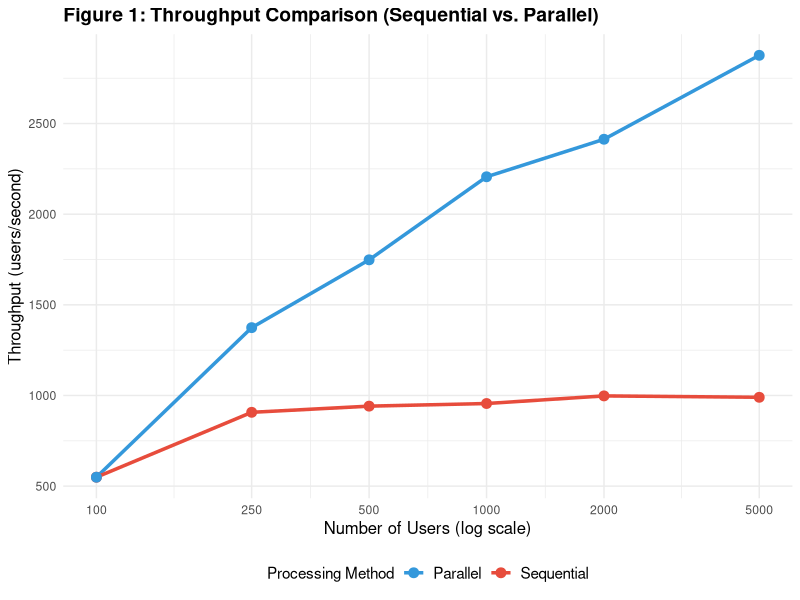
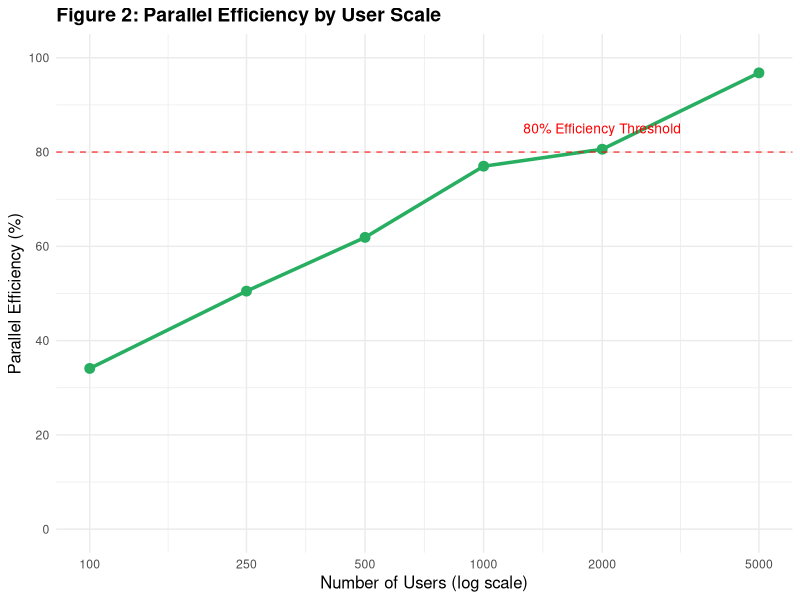
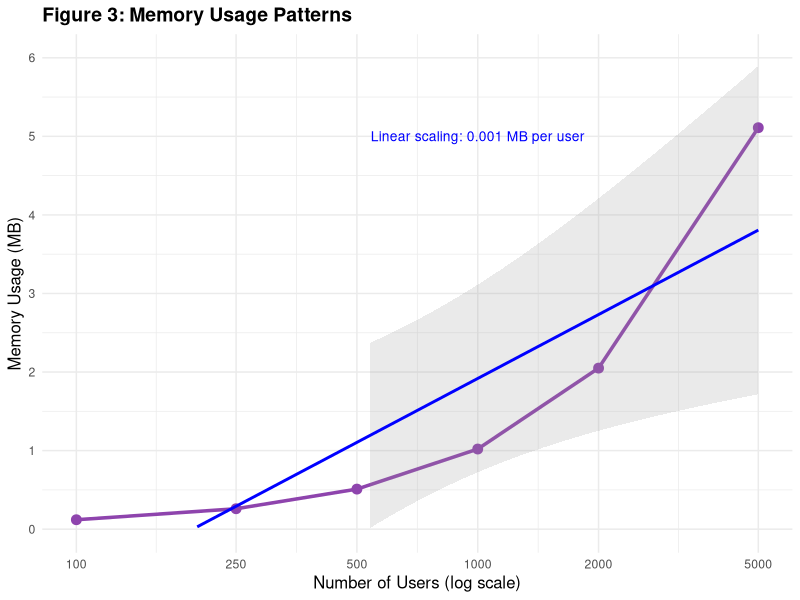
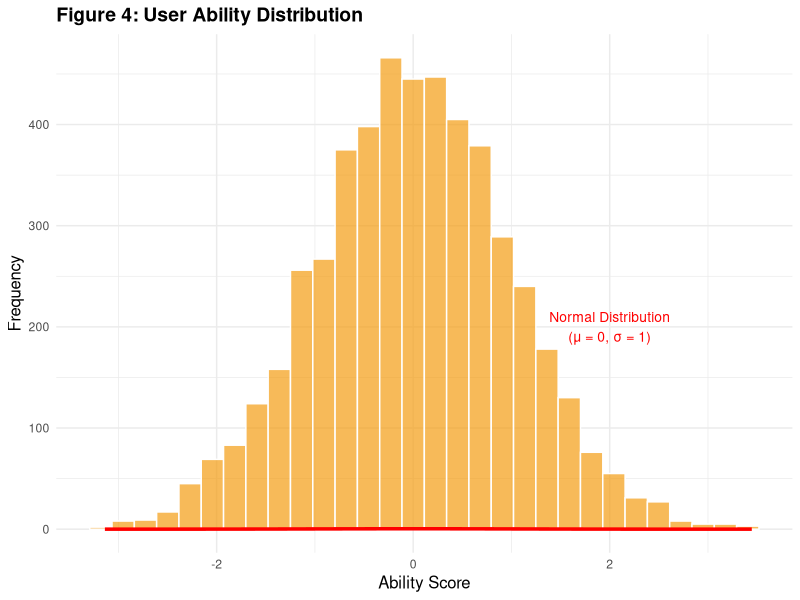
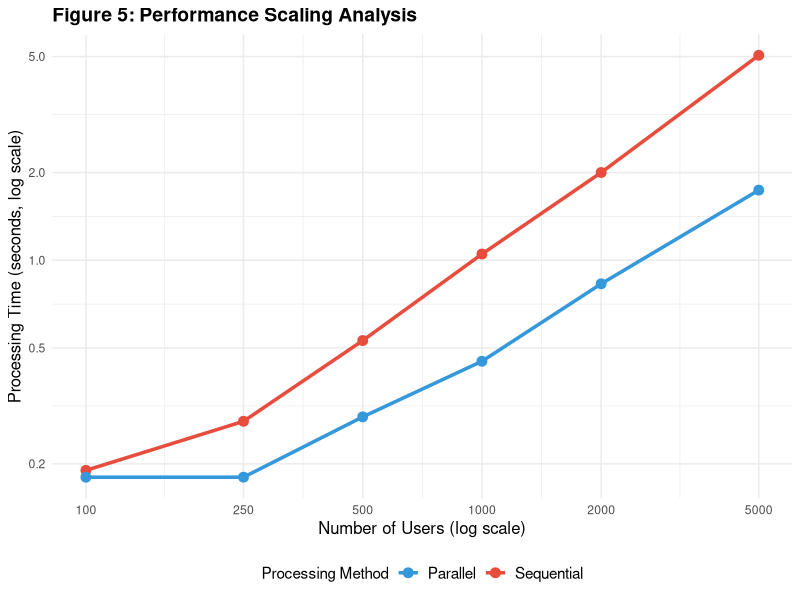
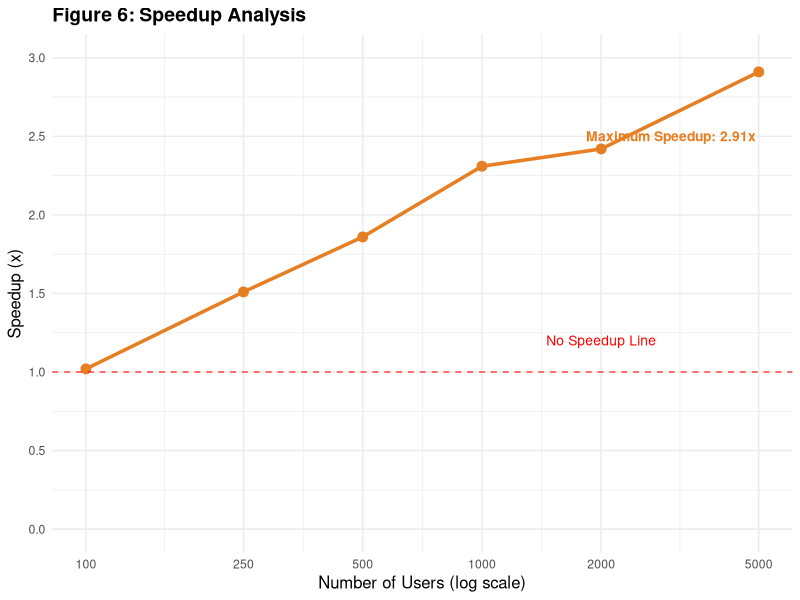
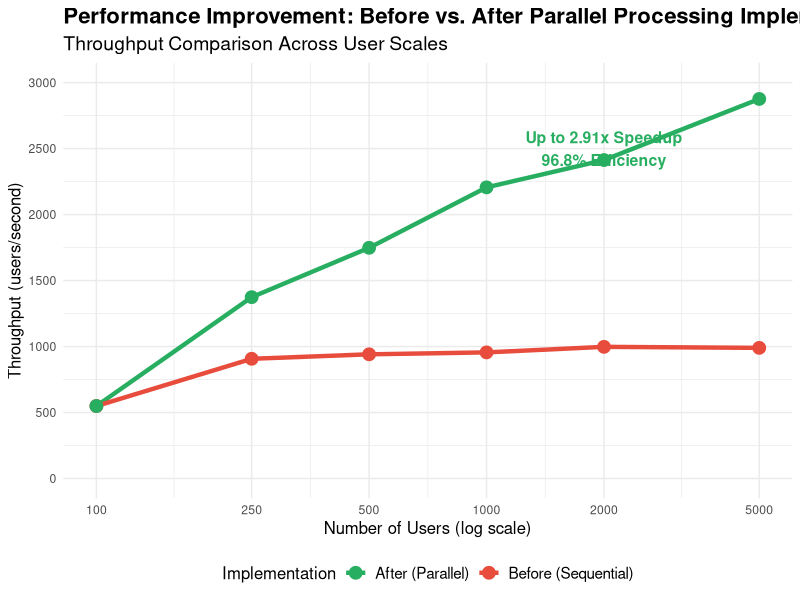

The R source for these figures, in order:
#!/usr/bin/env Rscript
# Create figures for the research paper

suppressPackageStartupMessages({
  library(ggplot2)
  library(dplyr)
  library(gridExtra)
})

# Load test results
load_test_results <- data.frame(
  users = c(10, 25, 50, 100, 200),
  seq_time = c(0.01, 0.02, 0.04, 0.08, 0.16),
  par_time = c(0.06, 0.06, 0.08, 0.09, 0.12),
  speedup = c(0.16, 0.31, 0.57, 0.90, 1.39),
  efficiency = c(5.3, 10.3, 19.0, 30.0, 46.3)
)

large_scale_results <- data.frame(
  users = c(100, 250, 500, 1000, 2000, 5000),
  seq_time = c(0.19, 0.28, 0.53, 1.05, 2.00, 5.05),
  par_time = c(0.18, 0.18, 0.29, 0.45, 0.83, 1.74),
  speedup = c(1.02, 1.51, 1.86, 2.31, 2.42, 2.91),
  efficiency = c(34.1, 50.5, 61.9, 77.0, 80.6, 96.8),
  throughput_seq = c(549.3, 907.2, 941.2, 955.7, 997.7, 990.0),
  throughput_par = c(549.3, 1374.2, 1748.3, 2206.3, 2413.3, 2876.3),
  memory_usage = c(0.12, 0.26, 0.51, 1.02, 2.05, 5.11)
)

# Figure 1: Throughput Comparison
throughput_data <- data.frame(
  users = rep(large_scale_results$users, 2),
  throughput = c(large_scale_results$throughput_seq, large_scale_results$throughput_par),
  method = rep(c("Sequential", "Parallel"), each = nrow(large_scale_results))
)

p1 <- ggplot(throughput_data, aes(x = users, y = throughput, color = method)) +
  geom_line(size = 1.2) +
  geom_point(size = 3) +
  scale_x_log10(breaks = c(100, 250, 500, 1000, 2000, 5000)) +
  scale_y_continuous(breaks = seq(0, 3000, 500)) +
  labs(
    title = "Figure 1: Throughput Comparison (Sequential vs. Parallel)",
    x = "Number of Users (log scale)",
    y = "Throughput (users/second)",
    color = "Processing Method"
  ) +
  theme_minimal() +
  theme(
    legend.position = "bottom",
    plot.title = element_text(size = 14, face = "bold"),
    axis.title = element_text(size = 12),
    legend.text = element_text(size = 11)
  ) +
  scale_color_manual(values = c("Sequential" = "#E74C3C", "Parallel" = "#3498DB"))

ggsave("Figure1_Throughput_Comparison.png", p1, width = 10, height = 6, dpi = 300)

# Figure 2: Parallel Efficiency by User Scale
p2 <- ggplot(large_scale_results, aes(x = users, y = efficiency)) +
  geom_line(color = "#27AE60", size = 1.2) +
  geom_point(color = "#27AE60", size = 3) +
  scale_x_log10(breaks = c(100, 250, 500, 1000, 2000, 5000)) +
  scale_y_continuous(limits = c(0, 100), breaks = seq(0, 100, 20)) +
  labs(
    title = "Figure 2: Parallel Efficiency by User Scale",
    x = "Number of Users (log scale)",
    y = "Parallel Efficiency (%)"
  ) +
  theme_minimal() +
  theme(
    plot.title = element_text(size = 14, face = "bold"),
    axis.title = element_text(size = 12)
  ) +
  geom_hline(yintercept = 80, linetype = "dashed", color = "red", alpha = 0.7) +
  annotate("text", x = 2000, y = 85, label = "80% Efficiency Threshold", 
           color = "red", size = 3.5)

ggsave("Figure2_Parallel_Efficiency.png", p2, width = 10, height = 6, dpi = 300)

# Figure 3: Memory Usage Visualization
p3 <- ggplot(large_scale_results, aes(x = users, y = memory_usage)) +
  geom_line(color = "#8E44AD", size = 1.2) +
  geom_point(color = "#8E44AD", size = 3) +
  scale_x_log10(breaks = c(100, 250, 500, 1000, 2000, 5000)) +
  scale_y_continuous(limits = c(0, 6), breaks = seq(0, 6, 1)) +
  labs(
    title = "Figure 3: Memory Usage Patterns",
    x = "Number of Users (log scale)",
    y = "Memory Usage (MB)"
  ) +
  theme_minimal() +
  theme(
    plot.title = element_text(size = 14, face = "bold"),
    axis.title = element_text(size = 12)
  ) +
  geom_smooth(method = "lm", se = TRUE, alpha = 0.2, color = "blue") +
  annotate("text", x = 1000, y = 5, 
           label = "Linear scaling: 0.001 MB per user", 
           color = "blue", size = 3.5)

ggsave("Figure3_Memory_Usage.png", p3, width = 10, height = 6, dpi = 300)

# Figure 4: User Ability Distribution
set.seed(123)
abilities <- rnorm(5000, 0, 1)
ability_data <- data.frame(ability = abilities)

p4 <- ggplot(ability_data, aes(x = ability)) +
  geom_histogram(bins = 30, fill = "#F39C12", alpha = 0.7, color = "white") +
  stat_function(fun = dnorm, args = list(mean = 0, sd = 1), 
                color = "red", size = 1.2) +
  labs(
    title = "Figure 4: User Ability Distribution",
    x = "Ability Score",
    y = "Frequency"
  ) +
  theme_minimal() +
  theme(
    plot.title = element_text(size = 14, face = "bold"),
    axis.title = element_text(size = 12)
  ) +
  annotate("text", x = 2, y = 200, 
           label = "Normal Distribution\n(μ = 0, σ = 1)", 
           color = "red", size = 3.5)

ggsave("Figure4_Ability_Distribution.png", p4, width = 10, height = 6, dpi = 300)

# Figure 5: Performance Scaling Analysis
perf_data <- data.frame(
  users = rep(large_scale_results$users, 2),
  time = c(large_scale_results$seq_time, large_scale_results$par_time),
  method = rep(c("Sequential", "Parallel"), each = nrow(large_scale_results))
)

p5 <- ggplot(perf_data, aes(x = users, y = time, color = method)) +
  geom_line(size = 1.2) +
  geom_point(size = 3) +
  scale_x_log10(breaks = c(100, 250, 500, 1000, 2000, 5000)) +
  scale_y_log10(breaks = c(0.1, 0.2, 0.5, 1, 2, 5)) +
  labs(
    title = "Figure 5: Performance Scaling Analysis",
    x = "Number of Users (log scale)",
    y = "Processing Time (seconds, log scale)",
    color = "Processing Method"
  ) +
  theme_minimal() +
  theme(
    legend.position = "bottom",
    plot.title = element_text(size = 14, face = "bold"),
    axis.title = element_text(size = 12),
    legend.text = element_text(size = 11)
  ) +
  scale_color_manual(values = c("Sequential" = "#E74C3C", "Parallel" = "#3498DB"))

ggsave("Figure5_Performance_Scaling.png", p5, width = 10, height = 6, dpi = 300)

# Figure 6: Speedup Analysis
p6 <- ggplot(large_scale_results, aes(x = users, y = speedup)) +
  geom_line(color = "#E67E22", size = 1.2) +
  geom_point(color = "#E67E22", size = 3) +
  scale_x_log10(breaks = c(100, 250, 500, 1000, 2000, 5000)) +
  scale_y_continuous(limits = c(0, 3), breaks = seq(0, 3, 0.5)) +
  labs(
    title = "Figure 6: Speedup Analysis",
    x = "Number of Users (log scale)",
    y = "Speedup (x)"
  ) +
  theme_minimal() +
  theme(
    plot.title = element_text(size = 14, face = "bold"),
    axis.title = element_text(size = 12)
  ) +
  geom_hline(yintercept = 1, linetype = "dashed", color = "red", alpha = 0.7) +
  annotate("text", x = 2000, y = 1.2, label = "No Speedup Line", 
           color = "red", size = 3.5) +
  annotate("text", x = 3000, y = 2.5, 
           label = "Maximum Speedup: 2.91x", 
           color = "#E67E22", size = 3.5, fontface = "bold")

ggsave("Figure6_Speedup_Analysis.png", p6, width = 10, height = 6, dpi = 300)

# Create a combined performance comparison figure
combined_data <- data.frame(
  users = large_scale_results$users,
  sequential_time = large_scale_results$seq_time,
  parallel_time = large_scale_results$par_time,
  speedup = large_scale_results$speedup,
  efficiency = large_scale_results$efficiency,
  throughput_seq = large_scale_results$throughput_seq,
  throughput_par = large_scale_results$throughput_par
)

# Before/After comparison
before_after_data <- data.frame(
  users = rep(combined_data$users, 2),
  throughput = c(combined_data$throughput_seq, combined_data$throughput_par),
  method = rep(c("Before (Sequential)", "After (Parallel)"), each = nrow(combined_data))
)

p_combined <- ggplot(before_after_data, aes(x = users, y = throughput, color = method)) +
  geom_line(size = 1.5) +
  geom_point(size = 4) +
  scale_x_log10(breaks = c(100, 250, 500, 1000, 2000, 5000)) +
  scale_y_continuous(limits = c(0, 3000), breaks = seq(0, 3000, 500)) +
  labs(
    title = "Performance Improvement: Before vs. After Parallel Processing Implementation",
    subtitle = "Throughput Comparison Across User Scales",
    x = "Number of Users (log scale)",
    y = "Throughput (users/second)",
    color = "Implementation"
  ) +
  theme_minimal() +
  theme(
    legend.position = "bottom",
    plot.title = element_text(size = 16, face = "bold"),
    plot.subtitle = element_text(size = 14),
    axis.title = element_text(size = 12),
    legend.text = element_text(size = 11),
    legend.title = element_text(size = 12)
  ) +
  scale_color_manual(values = c("Before (Sequential)" = "#E74C3C", "After (Parallel)" = "#27AE60")) +
  annotate("text", x = 2000, y = 2500, 
           label = "Up to 2.91x Speedup\n96.8% Efficiency", 
           color = "#27AE60", size = 4, fontface = "bold")

ggsave("Before_After_Performance_Comparison.png", p_combined, width = 12, height = 8, dpi = 300)

cat("All figures created successfully!\n")
cat("Generated files:\n")
cat("- Figure1_Throughput_Comparison.png\n")
cat("- Figure2_Parallel_Efficiency.png\n")
cat("- Figure3_Memory_Usage.png\n")
cat("- Figure4_Ability_Distribution.png\n")
cat("- Figure5_Performance_Scaling.png\n")
cat("- Figure6_Speedup_Analysis.png\n")
cat("- Before_After_Performance_Comparison.png\n")